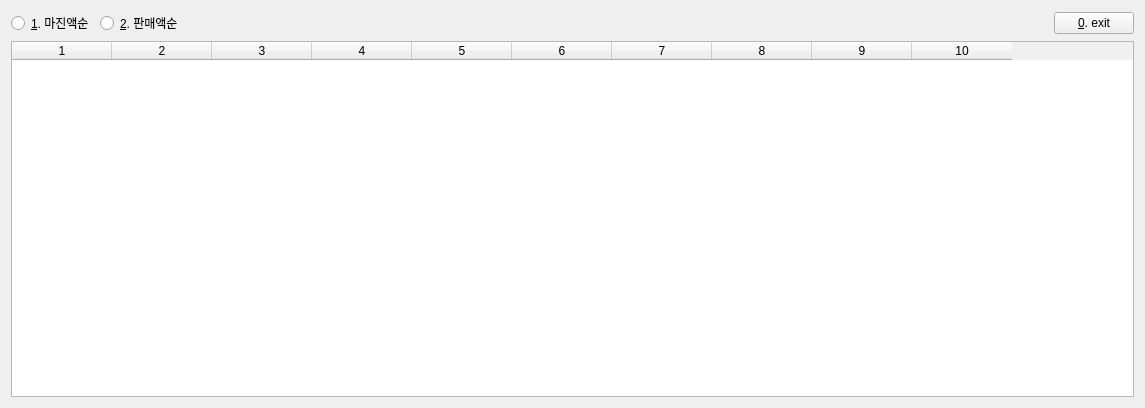
<?xml version="1.0" encoding="UTF-8"?>
<ui version="4.0">
 <class>Form</class>
 <widget class="QWidget" name="Form">
  <property name="geometry">
   <rect>
    <x>0</x>
    <y>0</y>
    <width>1145</width>
    <height>408</height>
   </rect>
  </property>
  <property name="windowTitle">
   <string>sale_detail</string>
  </property>
  <layout class="QGridLayout" name="gridLayout">
   <item row="0" column="0">
    <layout class="QHBoxLayout" name="horizontalLayout">
     <item>
      <widget class="QRadioButton" name="rb_margin">
       <property name="text">
        <string>&amp;1. 마진액순</string>
       </property>
       <attribute name="buttonGroup">
        <string notr="true">buttonGroup</string>
       </attribute>
      </widget>
     </item>
     <item>
      <widget class="QRadioButton" name="rb_sale">
       <property name="text">
        <string>&amp;2. 판매액순</string>
       </property>
       <attribute name="buttonGroup">
        <string notr="true">buttonGroup</string>
       </attribute>
      </widget>
     </item>
     <item>
      <spacer name="horizontalSpacer">
       <property name="orientation">
        <enum>Qt::Horizontal</enum>
       </property>
       <property name="sizeHint" stdset="0">
        <size>
         <width>40</width>
         <height>20</height>
        </size>
       </property>
      </spacer>
     </item>
     <item>
      <widget class="QPushButton" name="btn_exit">
       <property name="text">
        <string>&amp;0. exit</string>
       </property>
      </widget>
     </item>
    </layout>
   </item>
   <item row="1" column="0">
    <widget class="QTableWidget" name="sd_table">
     <property name="columnCount">
      <number>10</number>
     </property>
     <column/>
     <column/>
     <column/>
     <column/>
     <column/>
     <column/>
     <column/>
     <column/>
     <column/>
     <column/>
    </widget>
   </item>
  </layout>
 </widget>
 <resources/>
 <connections/>
 <buttongroups>
  <buttongroup name="buttonGroup"/>
 </buttongroups>
</ui>
